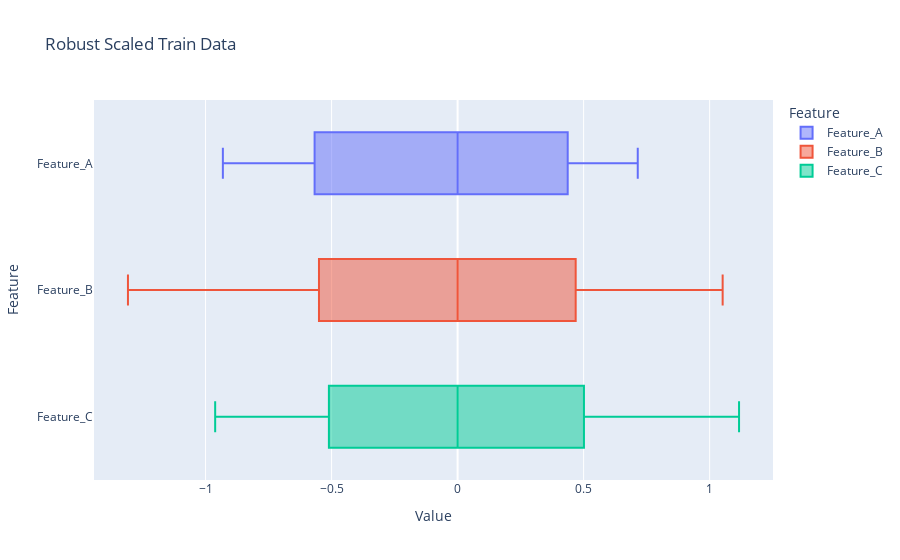

This figure's notebook cell:
### Markdown cell above
__로버스트 스케일링 (Robust Scaling) : 중앙값 (median)과 사분위 범위 (IQR)를 사용__
* 이상치가 많은 데이터에 적합

### Code cell
from sklearn.preprocessing import RobustScaler

# 2. 스케일러 정의 및 학습
rs = RobustScaler()

# fit은 train에만 데이터 누수 방지
X_train_rs = rs.fit_transform(X_train)
X_test_rs = rs.transform(X_test)

# 3. 결과 데이터 프레임 구축
df_train_rs = pd.DataFrame(X_train_rs, columns = X_train.columns)
df_test_rs = pd.DataFrame(X_test_rs, columns = X_test.columns)

print('--- [검증] Train 데이터 Robust 통계량 ---')
display(df_train_rs.describe())
print('\n--- [검증] Test 데이터 Robust 통계량 ---')
display(df_test_rs.describe())

# 4. 시각화
fig_rs = px.box(df_train_rs.melt(var_name = 'Feature', value_name = 'Value'),
                x = 'Value',
                y = 'Feature',
                color = 'Feature',
                title = 'Robust Scaled Train Data')
fig_rs.show()

### Figure 1 — Plotly figure (JSON) as saved in the notebook; plotly's stock layout.template omitted (floating-point values rounded to 4 significant figures)
{"data": [{"alignmentgroup": "True", "hovertemplate": "Feature=%{y}<br>Value=%{x}<extra></extra>", "legendgroup": "Feature_A", "marker": {"color": "#636efa"}, "name": "Feature_A", "notched": false, "offsetgroup": "Feature_A", "orientation": "h", "showlegend": true, "type": "box", "x": [0.3766, -0.7548, 0.4469, 0.4893, 0.1129, 0.5981, -0.3309, 0.3993, 0.4414, -0.794, 0.2016, -0.6498, 0.5103, -0.253, -0.3262, -0.1921, -0.7453, 0.0884, 0.6485, 0.1473, -0.6096, 0.0918, -0.796, 0.08336, -0.1839, 0.3502, 0.485, 0.6168, 0.06139, -0.3867, -0.7121, -0.4606, 0.5616, 0.4265, -0.309, 0.6472, 0.6473, -0.001729, 0.001729, -0.04217, 0.3315, 0.5772, -0.8833, 0.07476, 0.2391, -0.4069, 0.1007, -0.8562, -0.3203, -0.5711, 0.7148, -0.4752, 0.5216, -0.6165, -0.6959, 0.5305, 0.2286, 0.3902, -0.613, -0.0802, 0.6855, 0.4322, 0.7002, -0.9313, -0.2041, -0.5764, -0.3806, -0.1495, -0.8435, -0.6812, -0.9246, -0.7364, -0.6981, -0.0481, -0.1507, -0.5636, 0.0102, 0.5269, 0.4869, 0.5627], "x0": " ", "xaxis": "x", "y": ["Feature_A", "Feature_A", "Feature_A", "Feature_A", "Feature_A", "Feature_A", "Feature_A", "Feature_A", "Feature_A", "Feature_A", "Feature_A", "Feature_A", "Feature_A", "Feature_A", "Feature_A", "Feature_A", "Feature_A", "Feature_A", "Feature_A", "Feature_A", "Feature_A", "Feature_A", "Feature_A", "Feature_A", "Feature_A", "Feature_A", "Feature_A", "Feature_A", "Feature_A", "Feature_A", "Feature_A", "Feature_A", "Feature_A", "Feature_A", "Feature_A", "Feature_A", "Feature_A", "Feature_A", "Feature_A", "Feature_A", "Feature_A", "Feature_A", "Feature_A", "Feature_A", "Feature_A", "Feature_A", "Feature_A", "Feature_A", "Feature_A", "Feature_A", "Feature_A", "Feature_A", "Feature_A", "Feature_A", "Feature_A", "Feature_A", "Feature_A", "Feature_A", "Feature_A", "Feature_A", "Feature_A", "Feature_A", "Feature_A", "Feature_A", "Feature_A", "Feature_A", "Feature_A", "Feature_A", "Feature_A", "Feature_A", "Feature_A", "Feature_A", "Feature_A", "Feature_A", "Feature_A", "Feature_A", "Feature_A", "Feature_A", "Feature_A", "Feature_A"], "y0": " ", "yaxis": "y"}, {"alignmentgroup": "True", "hovertemplate": "Feature=%{y}<br>Value=%{x}<extra></extra>", "legendgroup": "Feature_B", "marker": {"color": "#EF553B"}, "name": "Feature_B", "notched": false, "offsetgroup": "Feature_B", "orientation": "h", "showlegend": true, "type": "box", "x": [-0.6205, 0.5127, 0.1613, 0.3933, -0.5193, 0.7522, 0.4006, 0.9305, 0.821, -0.5806, 0.3561, 0.4163, -0.3261, -1.299, -0.605, -0.378, 0.9435, -1.216, 0.7934, 0.4621, -0.4589, 0.8481, 0.4749, -0.03132, 1.02, 0.7753, -0.6939, 0.2048, -0.6839, -0.1613, 1.052, 0.1395, -0.374, -0.0573, -0.6696, -0.2171, 0.2828, -0.161, -1.308, 0.6188, 0.8537, -1.255, 0.02094, -0.005935, -1.032, -0.0001458, -0.1842, 0.2628, 0.08877, 0.8795, 0.9632, 0.5761, -0.5194, 0.1326, 0.3353, 0.1464, 0.822, -0.02612, -0.2727, 0.7414, 0.2453, 0.1471, -0.4809, -1.299, -0.7062, 0.411, -0.1239, 0.7118, -0.6048, 0.0001458, -0.6604, 0.4198, -0.03918, -1.295, -1.138, -0.367, -0.9044, -0.7789, -0.6464, 1.009], "x0": " ", "xaxis": "x", "y": ["Feature_B", "Feature_B", "Feature_B", "Feature_B", "Feature_B", "Feature_B", "Feature_B", "Feature_B", "Feature_B", "Feature_B", "Feature_B", "Feature_B", "Feature_B", "Feature_B", "Feature_B", "Feature_B", "Feature_B", "Feature_B", "Feature_B", "Feature_B", "Feature_B", "Feature_B", "Feature_B", "Feature_B", "Feature_B", "Feature_B", "Feature_B", "Feature_B", "Feature_B", "Feature_B", "Feature_B", "Feature_B", "Feature_B", "Feature_B", "Feature_B", "Feature_B", "Feature_B", "Feature_B", "Feature_B", "Feature_B", "Feature_B", "Feature_B", "Feature_B", "Feature_B", "Feature_B", "Feature_B", "Feature_B", "Feature_B", "Feature_B", "Feature_B", "Feature_B", "Feature_B", "Feature_B", "Feature_B", "Feature_B", "Feature_B", "Feature_B", "Feature_B", "Feature_B", "Feature_B", "Feature_B", "Feature_B", "Feature_B", "Feature_B", "Feature_B", "Feature_B", "Feature_B", "Feature_B", "Feature_B", "Feature_B", "Feature_B", "Feature_B", "Feature_B", "Feature_B", "Feature_B", "Feature_B", "Feature_B", "Feature_B", "Feature_B", "Feature_B"], "y0": " ", "yaxis": "y"}, {"alignmentgroup": "True", "hovertemplate": "Feature=%{y}<br>Value=%{x}<extra></extra>", "legendgroup": "Feature_C", "marker": {"color": "#00cc96"}, "name": "Feature_C", "notched": false, "offsetgroup": "Feature_C", "orientation": "h", "showlegend": true, "type": "box", "x": [0.2205, 0.6721, -0.05287, 0.4822, -0.5278, -0.2352, 0.02561, 1.086, -0.07605, 0.5582, -0.1962, -0.7085, 0.7135, -0.6092, 0.8594, 0.03576, -0.2901, -0.1992, 1.117, 0.9872, -0.8626, 0.689, 0.0966, 0.3498, -0.715, -0.2075, -0.6116, -0.1395, -0.6572, -0.7404, -0.598, 0.03093, 0.1526, -0.02561, -0.1927, 0.08246, -0.8157, -0.9471, 0.2151, -0.8558, 0.4112, -0.5879, 0.8148, -0.9619, 0.5954, -0.9564, 0.7944, 0.2764, -0.7589, -0.0448, 0.6921, 1.042, 0.07917, -0.0541, 0.508, 0.9838, 1.096, 1.058, 0.9626, 0.5412, -0.4376, -0.7277, -0.95, -0.6775, -0.2705, -0.206, -0.1448, 0.4241, 0.2677, 0.1365, -0.05586, 0.261, -0.401, 0.2065, -0.4933, -0.8225, 0.4948, -0.2431, 0.6222, 0.1969], "x0": " ", "xaxis": "x", "y": ["Feature_C", "Feature_C", "Feature_C", "Feature_C", "Feature_C", "Feature_C", "Feature_C", "Feature_C", "Feature_C", "Feature_C", "Feature_C", "Feature_C", "Feature_C", "Feature_C", "Feature_C", "Feature_C", "Feature_C", "Feature_C", "Feature_C", "Feature_C", "Feature_C", "Feature_C", "Feature_C", "Feature_C", "Feature_C", "Feature_C", "Feature_C", "Feature_C", "Feature_C", "Feature_C", "Feature_C", "Feature_C", "Feature_C", "Feature_C", "Feature_C", "Feature_C", "Feature_C", "Feature_C", "Feature_C", "Feature_C", "Feature_C", "Feature_C", "Feature_C", "Feature_C", "Feature_C", "Feature_C", "Feature_C", "Feature_C", "Feature_C", "Feature_C", "Feature_C", "Feature_C", "Feature_C", "Feature_C", "Feature_C", "Feature_C", "Feature_C", "Feature_C", "Feature_C", "Feature_C", "Feature_C", "Feature_C", "Feature_C", "Feature_C", "Feature_C", "Feature_C", "Feature_C", "Feature_C", "Feature_C", "Feature_C", "Feature_C", "Feature_C", "Feature_C", "Feature_C", "Feature_C", "Feature_C", "Feature_C", "Feature_C", "Feature_C", "Feature_C"], "y0": " ", "yaxis": "y"}], "layout": {"boxmode": "overlay", "legend": {"title": {"text": "Feature"}, "tracegroupgap": 0}, "title": {"text": "Robust Scaled Train Data"}, "xaxis": {"anchor": "y", "domain": [0, 1], "title": {"text": "Value"}}, "yaxis": {"anchor": "x", "categoryarray": ["Feature_C", "Feature_B", "Feature_A"], "categoryorder": "array", "domain": [0, 1], "title": {"text": "Feature"}}}}
